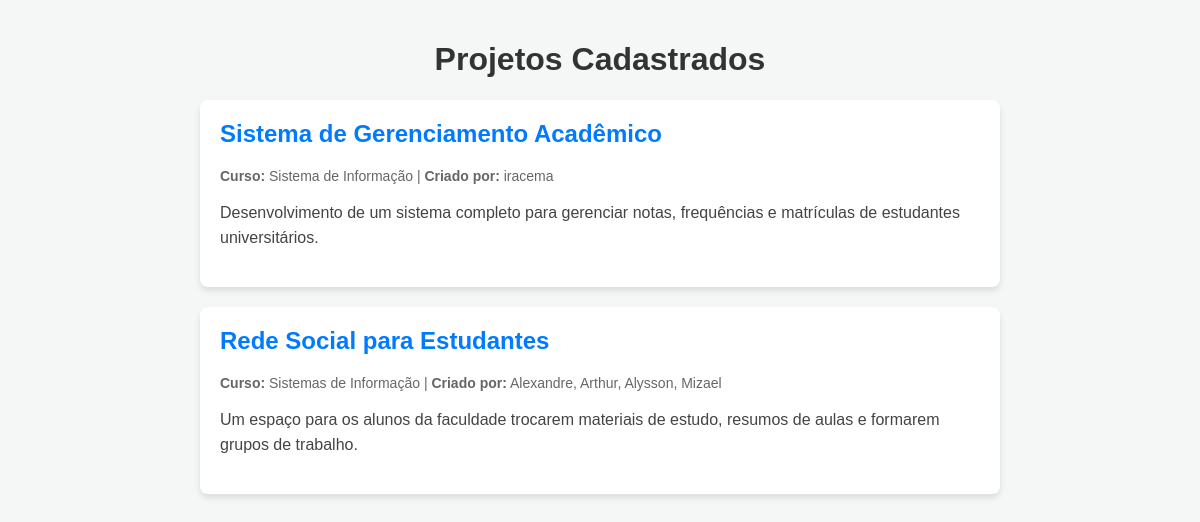
The page / on the database its author committed.
### forum/models.py (models this page shows, shortened)
class Projeto(models.Model):
    curso = models.CharField(max_length=100)
    titulo = models.CharField(max_length=200)
    descricao = models.TextField()
    criador_nome = models.CharField(max_length=150)
    participantes_qtd = models.IntegerField(default=1)
    criado_em = models.DateTimeField(auto_now_add=True)

### forum/views.py (the view)
# urls.py: path('', views.lista_projetos, name='lista_projetos'),
def lista_projetos(request):
    projetos = Projeto.objects.all()
    return render(request, 'forum/lista.html',{'projetos': projetos})

### forum/templates/forum/lista.html (shortened to what this page needs)
<!DOCTYPE html>
<html lang="pt-br">
<head>
</head>
<body>
    <div class="container">
        <h1>Projetos Cadastrados</h1>
        {% for projeto in projetos %}
            <div class="card">
                <h2>{{ projeto.titulo }}</h2>
                <div class="info">
                    <strong>Curso:</strong> {{ projeto.curso }} |
                    <strong>Criado por:</strong> {{ projeto.criador_nome }}
                </div>
                <p class="desc">{{ projeto.descricao }}</p>
            </div>
        {% empty %}
            <p style="text-align: center; color: #999;">Nenhum projeto cadastrado ainda.</p>
        {% endfor %}
    </div>
</body>
</html>

### forum/templates/forum/lista.html (style rules this page uses)
body { font-family: Arial, sans-serif; background-color: #f4f7f6; margin: 0; padding: 20px; }
.container { max-width: 800px; margin: 0 auto; }
h1 { color: #333; text-align: center; }
.card { background: white; padding: 20px; border-radius: 8px; box-shadow: 0 4px 6px rgba(0,0,0,0.1); margin-bottom: 20px; }
.card h2 { margin-top: 0; color: #007bff; }
.info { color: #666; font-size: 14px; margin-bottom: 10px; }
.desc { color: #444; line-height: 1.6; }

### rows shown on the page
Projeto: titulo "Sistema de Gerenciamento Acadêmico", curso "Sistema de Informação", criador_nome "iracema", descricao "Desenvolvimento de um sistema completo para gerenciar notas, frequências e matrículas de estudantes universitários."
Projeto: titulo "Rede Social para Estudantes", curso "Sistemas de Informação", criador_nome "Alexandre, Arthur, Alysson, Mizael", descricao "Um espaço para os alunos da faculdade trocarem materiais de estudo, resumos de aulas e formarem grupos de trabalho."
